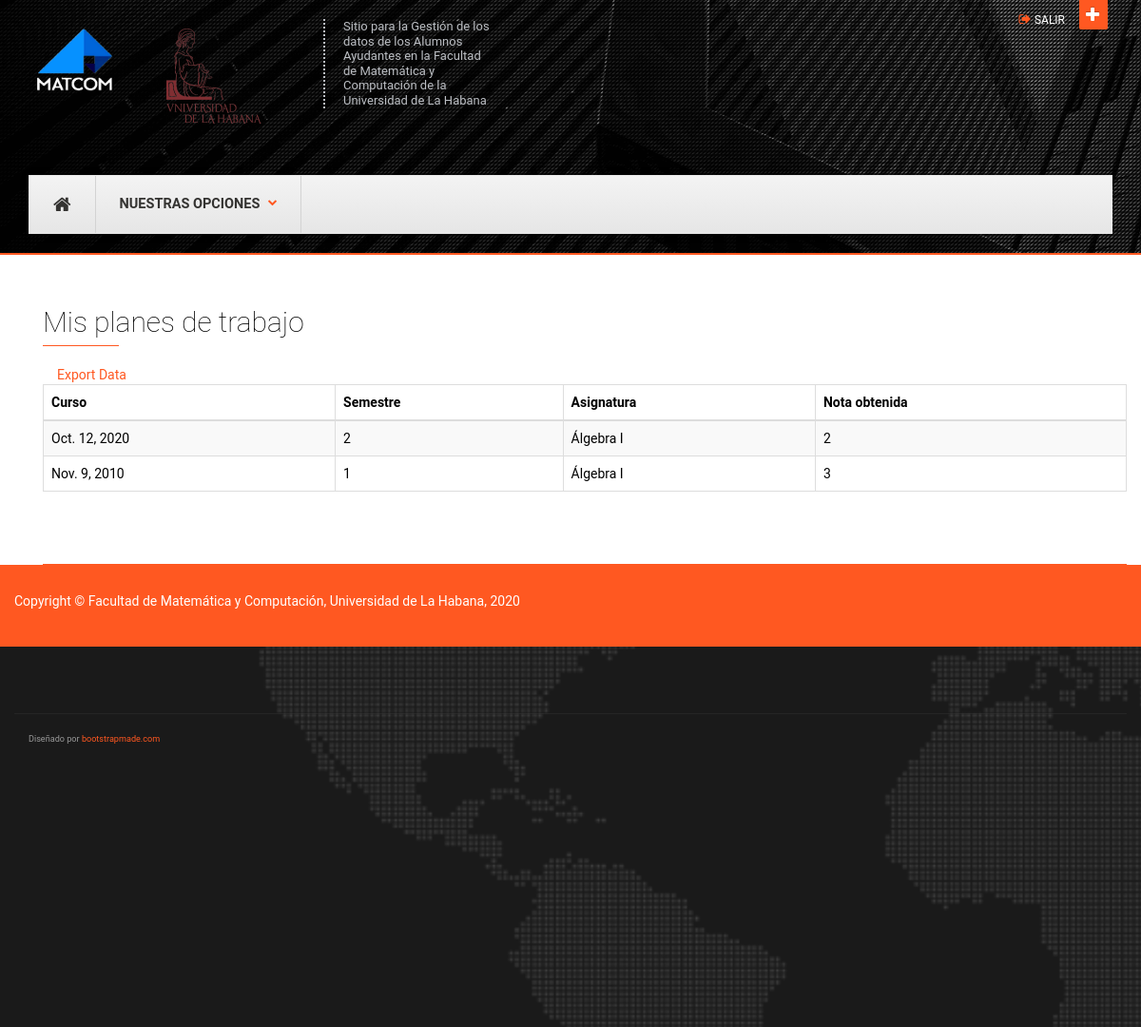
The page /mis_planes/2 on the database as committed earlier.
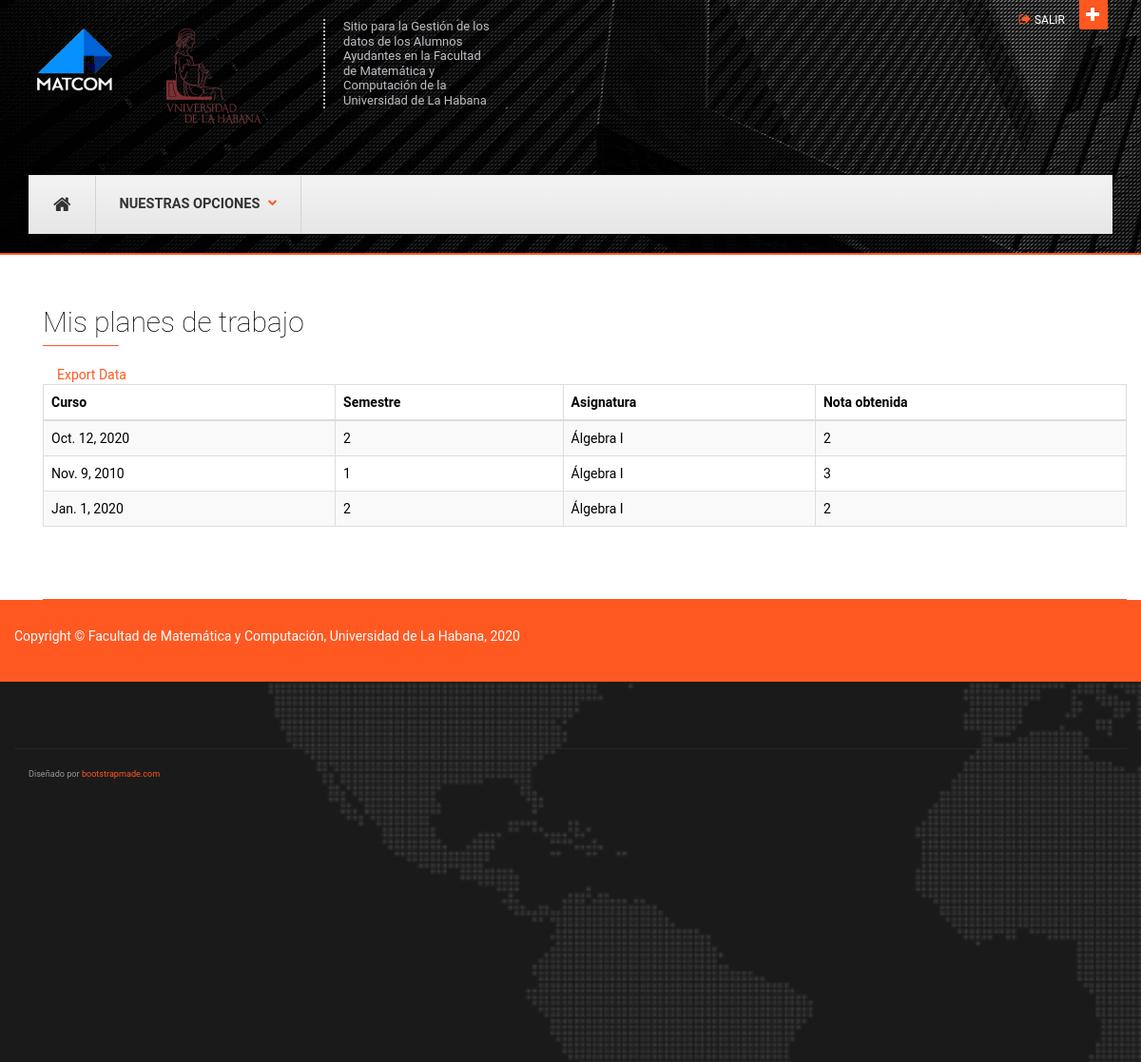
The same page on the database as committed later.
### estudiante/models.py (models this page shows)
class PlanTrabajo(models.Model):
    plan_file_path = 'static/planes/'
    evaluacion = models.IntegerField("Evaluación")
    curso = models.DateField("Curso")
    semestre = models.SmallIntegerField("Semestre")
    asignatura = models.ForeignKey(Asignatura, verbose_name = "Asignatura", on_delete = models.CASCADE)
    estudiante = models.ForeignKey(Estudiante, verbose_name="Estudiante", on_delete=models.CASCADE)
    tutor = models.ForeignKey(Profesor, verbose_name="Redactado por", on_delete=models.CASCADE)

### asignatura/models.py (models this page shows)
class Asignatura(models.Model):
    nombre = models.CharField("Nombre", max_length=200, unique=True)
    class Meta(User.Meta):
        verbose_name = 'asignatura'
        verbose_name_plural = 'asignaturas'
    def __str__(self):
        return '{}'.format(self.nombre)

### estudiante/views.py (the view)
# urls.py: path('mis_planes/<int:pk>', EPlanTrabajoListView.as_view(), name= 'plan_est'),
class EPlanTrabajoListView(ListView):
    model = PlanTrabajo
    template_name = "estudiante/estudiante_plan_list.html"
    def get_queryset(self):
        return PlanTrabajo.objects.filter(estudiante_id= self.kwargs['pk'])

### templates/estudiante/estudiante_plan_list.html
  {% extends 'estudiante/index.html' %}
  {% block body %}
  <div class="container"style= "color:black">
    <div class="block block-border-bottom">
    	<h2 class="block-title">Mis planes de trabajo</h2>
      <table class="table table-striped table-bordered">
        <thead>
          <tr>
            <th>Curso</th>
            <th>Semestre</th>
            <th>Asignatura</th>
            <th>Nota obtenida</th>
          </tr>
        </thead>
        <tbody>
		{% if object_list %}
            <a href="{% url 'estudiantes:plan_export' %}" class="col-md-12">Export Data</a>
            {% for plan in object_list %}
              <tr>
                <td> {{ plan.curso }} </td>
                <td> {{ plan.semestre }} </td>
                <td> {{ plan.asignatura }} </td>
                <td> {{ plan.evaluacion }} </td>
              </tr>
            {% endfor %}
          {% else %}
            <h1> No hay planes registrados</h1>
          {%endif%}
        </tbody>
      </table>
		</div>
	</div>
</div>
{% endblock  %}

Rows that differ between the two databases and show on the page:
added PlanTrabajo: curso "Jan. 1, 2020", semestre "2", asignatura "Álgebra I", evaluacion "2"
